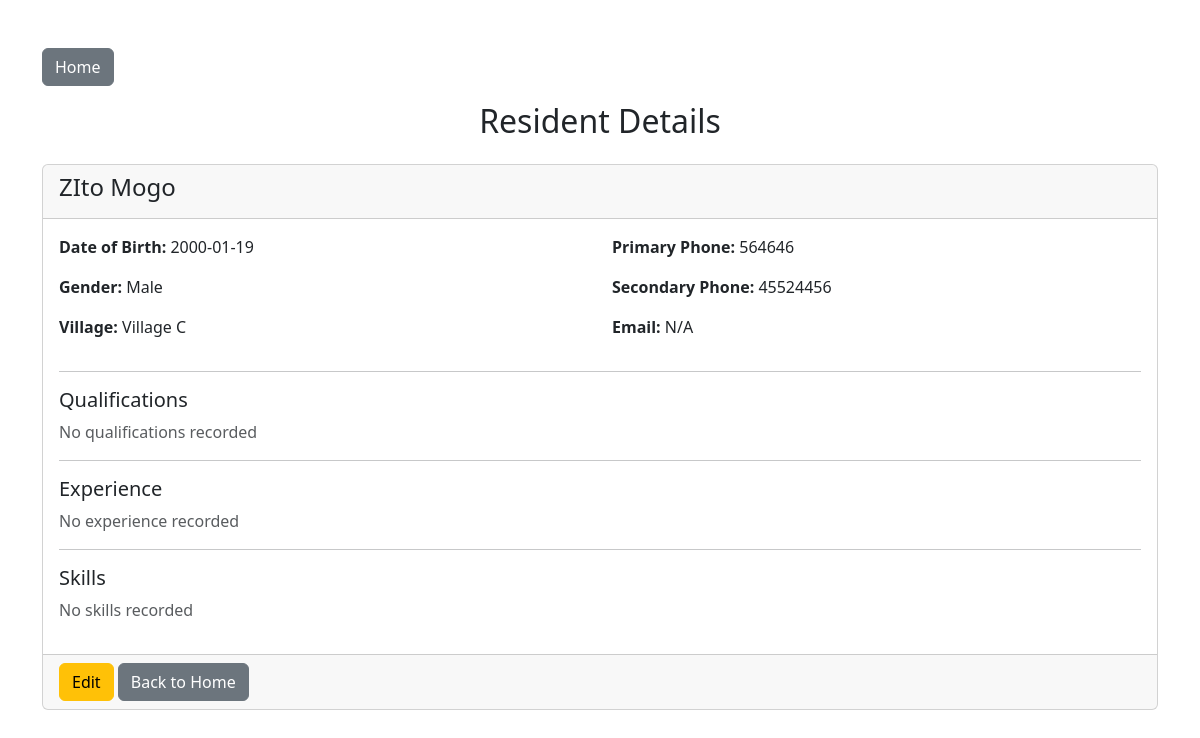
Screenshot of /view-resident/2 with the database file from the repository.
### app/models.py (models this page shows)
class Resident(Base):
    __tablename__ = "residents"
    id = Column(Integer, primary_key=True, index=True)
    first_name = Column(String, nullable=False)
    last_name = Column(String, nullable=False)
    dob = Column(Date, nullable=False)
    gender = Column(String, nullable=False)
    village = Column(String, nullable=False)
    cellphone_no = Column(String, nullable=False)
    cellphone_no2 = Column(String)
    email = Column(String)
    qualifications = relationship("Qualification", back_populates="resident", cascade="all, delete-orphan")
    experiences = relationship("Experience", back_populates="resident", cascade="all, delete-orphan")
    skills = relationship("Skill", back_populates="resident", cascade="all, delete-orphan")

### app/resident_routes.py (the view)
@router.get("/view-resident/{resident_id}", response_class=HTMLResponse)
async def view_resident(request: Request, resident_id: int, db: Session = Depends(get_db)):
    resident = db.query(Resident).filter(Resident.id == resident_id).first()
    if not resident:
        return RedirectResponse(url="/", status_code=303)
    return templates.TemplateResponse(
        "view_resident.html",
        {
            "request": request,
            "resident": resident
        }
    )

### app/templates/view_resident.html (shortened to what this page needs)
<!DOCTYPE html>
<html>
<head>
    <link href="https://cdn.jsdelivr.net/npm/bootstrap@5.3.3/dist/css/bootstrap.min.css" rel="stylesheet">
</head>
<body>
  <div class="container mt-5">
      <a href="/" class="btn btn-secondary mb-3">Home</a>
      <h2 class="mb-4 text-center">Resident Details</h2>
      <div class="card">
          <div class="card-header">
              <h4>{{ resident.first_name }} {{ resident.last_name }}</h4>
          </div>
          <div class="card-body">
              <div class="row">
                  <div class="col-md-6">
                      <p><strong>Date of Birth:</strong> {{ resident.dob }}</p>
                      <p><strong>Gender:</strong> {{ resident.gender }}</p>
                      <p><strong>Village:</strong> {{ resident.village }}</p>
                  </div>
                  <div class="col-md-6">
                      <p><strong>Primary Phone:</strong> {{ resident.cellphone_no }}</p>
                      <p><strong>Secondary Phone:</strong> {{ resident.cellphone_no2 or 'N/A' }}</p>
                      <p><strong>Email:</strong> {{ resident.email or 'N/A' }}</p>
                  </div>
              </div>
              <hr>
              <h5>Qualifications</h5>
              {% if resident.qualifications %}
              <ul class="list-group">
                  {% for qual in resident.qualifications %}
                  <li class="list-group-item">
                      {{ qual.name }} ({{ qual.type }}) - {{ qual.institution }} - {{ qual.year }}
                  </li>
                  {% endfor %}
              </ul>
              {% else %}
              <p class="text-muted">No qualifications recorded</p>
              {% endif %}
              <hr>
              <h5>Experience</h5>
              {% if resident.experiences %}
              <ul class="list-group">
                  {% for exp in resident.experiences %}
                  <li class="list-group-item">
                      {{ exp.position }} at {{ exp.company }} - {{ exp.years }} years
                  </li>
                  {% endfor %}
              </ul>
              {% else %}
              <p class="text-muted">No experience recorded</p>
              {% endif %}
              <hr>
              <h5>Skills</h5>
              {% if resident.skills %}
              <ul class="list-group">
                  {% for skill in resident.skills %}
                  <li class="list-group-item">{{ skill.name }}</li>
                  {% endfor %}
              </ul>
              {% else %}
              <p class="text-muted">No skills recorded</p>
              {% endif %}
          </div>
          <div class="card-footer">
              <a href="/edit-resident/{{ resident.id }}" class="btn btn-warning">Edit</a>
              <a href="/" class="btn btn-secondary">Back to Home</a>
          </div>
      </div>
  </div>
</body>
</html>

### rows the page displays
Resident: first_name "ZIto", last_name "Mogo", dob "2000-01-19", gender "Male", village "Village C", cellphone_no "564646", cellphone_no2 "45524456", email "N/A"
